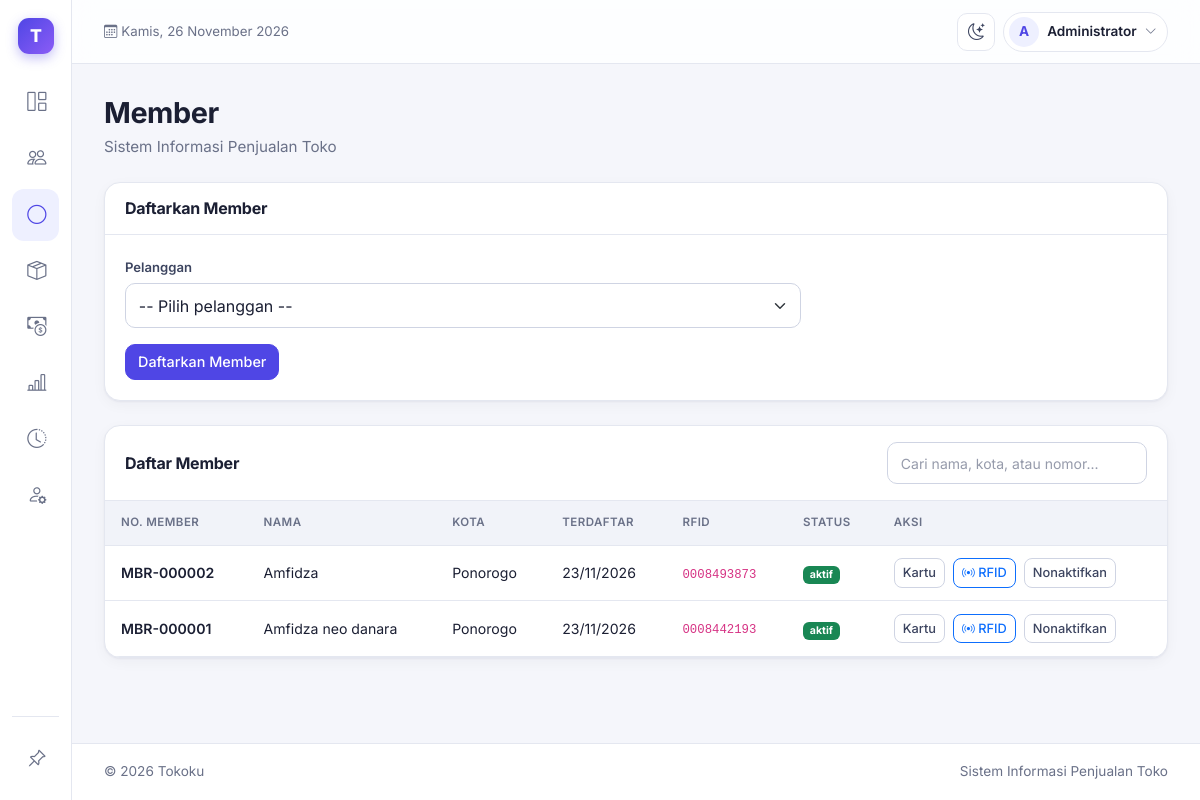
The app's page /tokoku/index.php?page=member (signed in) with its own data.
### tables this page shows
CREATE TABLE `tbl_user` (
  `id_user` int(11) NOT NULL,
  `username` varchar(30) NOT NULL,
  `password_hash` varchar(255) NOT NULL,
  `nama_lengkap` varchar(100) NOT NULL,
  `role` enum('admin','petugas','pelanggan') NOT NULL DEFAULT 'pelanggan',
  `id_pelanggan` int(11) DEFAULT NULL,
  `dibuat` timestamp NOT NULL DEFAULT current_timestamp()
);

CREATE TABLE `member` (
  `id_member` int(11) NOT NULL,
  `id_pelanggan` int(11) NOT NULL,
  `no_member` varchar(20) NOT NULL,
  `level` enum('reguler','silver','gold') DEFAULT 'reguler',
  `poin` int(11) DEFAULT 0,
  `status` enum('aktif','nonaktif') DEFAULT 'aktif',
  `tgl_daftar` datetime DEFAULT current_timestamp(),
  `rfid_uid` varchar(30) DEFAULT NULL
);

CREATE TABLE `tbl_pelanggan` (
  `id_pelanggan` int(11) NOT NULL,
  `nama_pelanggan` varchar(100) DEFAULT NULL,
  `kota` varchar(50) DEFAULT NULL
);

### tokoku/index.php (called while the page is built, shortened)
<?php
require_once __DIR__ . '/config/database.php';
require_once __DIR__ . '/includes/functions.php';
require_once __DIR__ . '/includes/auth.php';
require_login($pdo);
$user = user_login();
$pages = array_intersect_key(
    semua_halaman(),
    array_flip(izin_halaman($user['role']))
);
$page = $_GET['page'] ?? '';
$pageTitle = $pages[$page];
require_once __DIR__ . '/includes/header.php';
require __DIR__ . '/pages/' . $page . '.php';
require_once __DIR__ . '/includes/footer.php';

### tokoku/includes/functions.php (called while the page is built, shortened)
<?php
function e($value)
{
    return htmlspecialchars((string) $value, ENT_QUOTES, 'UTF-8');
}

### tokoku/includes/auth.php (called while the page is built, shortened)
<?php
function semua_halaman()
{
    return [
        'dashboard' => 'Dashboard',
        'petugas' => 'Dashboard',
        'pelanggan' => 'Pelanggan',
        'member' => 'Member',
        'produk' => 'Produk',
        'transaksi' => 'Transaksi',
        'laporan' => 'Laporan Penjualan',
        'log' => 'Log Aktivitas',
        'belanja' => 'Belanja',
        'riwayat' => 'Riwayat Belanja',
        'user' => 'Kelola User'
    ];
}
function izin_halaman($role)
{
    $izin = [
        'admin' => ['dashboard', 'pelanggan', 'member', 'produk', 'transaksi', 'laporan', 'log', 'user'],
        'petugas' => ['petugas', 'transaksi', 'member', 'laporan'],
        'pelanggan' => ['belanja', 'riwayat']
    ];
    return $izin[$role] ?? [];
}
function user_login()
{
    return $_SESSION['user'] ?? null;
}
function require_login(PDO $pdo)
{
    $id = $_SESSION['user']['id_user'] ?? 0;
    $stmt = $pdo->prepare("
        SELECT id_user, username, nama_lengkap, role, id_pelanggan
        FROM tbl_user
        WHERE id_user = ?
    ");
    $stmt->execute([$id]);
}

### tokoku/pages/member.php (the view, shortened to what this page needs)
<?php
$belumMember = $pdo->query("
    SELECT id_pelanggan, nama_pelanggan, kota
    FROM tbl_pelanggan
    WHERE id_pelanggan NOT IN (SELECT id_pelanggan FROM member)
    ORDER BY nama_pelanggan
")->fetchAll();
$data = $pdo->query("
    SELECT m.id_member, m.no_member, m.rfid_uid, m.status, m.tgl_daftar,
           p.nama_pelanggan, p.kota
    FROM member m
    JOIN tbl_pelanggan p ON p.id_pelanggan = m.id_pelanggan
    ORDER BY m.id_member DESC
")->fetchAll();
?>
<div class="content-card mb-4">
    <div class="content-card-header">
        <h5 class="fw-bold mb-0">Daftarkan Member</h5>
    </div>
    <div class="content-card-body">
        <form action="index.php?page=member" method="POST">
            <div class="row g-3">
                <div class="col-md-8">
                    <label class="form-label">Pelanggan</label>
                    <select name="id_pelanggan" class="form-select" required>
                        <option value="">-- Pilih pelanggan --</option>
                    </select>
                </div>
            </div>
            <button class="btn btn-dark mt-3" <?= $belumMember ? '' : 'disabled' ?>>
                Daftarkan Member
            </button>
        </form>
    </div>
</div>
<div class="content-card">
    <div class="content-card-header d-flex flex-wrap justify-content-between align-items-center gap-2">
        <h5 class="fw-bold mb-0">Daftar Member</h5>
        <input type="search"
               id="cari-member"
               class="form-control form-control-sm"
               style="max-width: 260px"
               placeholder="Cari nama, kota, atau nomor..."
               autocomplete="off">
    </div>
    <div class="table-responsive">
        <table class="table table-hover mb-0">
            <thead>
                <tr>
                    <th>No. Member</th>
                    <th>Nama</th>
                    <th>Kota</th>
                    <th>Terdaftar</th>
                    <th>RFID</th>
                    <th>Status</th>
                    <th>Aksi</th>
                </tr>
            </thead>
            <tbody>
                <?php foreach ($data as $row): ?>
                    <tr class="baris-member">
                        <td class="fw-semibold"><?= e($row['no_member']) ?></td>
                        <td><?= e($row['nama_pelanggan']) ?></td>
                        <td><?= e($row['kota']) ?></td>
                        <td><?= e(date('d/m/Y', strtotime($row['tgl_daftar']))) ?></td>
                        <td>
                            <?php if (!empty($row['rfid_uid'])): ?>
                                <code><?= e($row['rfid_uid']) ?></code>
                            <?php else: ?>
                                <span class="text-secondary small">Belum dipasang</span>
                            <?php endif; ?>
                        </td>
                        <td>
                            <span class="badge text-bg-<?= $row['status'] === 'aktif' ? 'success' : 'secondary' ?>">
                                <?= e($row['status']) ?>
                            </span>
                        </td>
                        <td>
                            <div class="d-flex gap-2">
                                <button type="button"
                                        class="btn btn-sm btn-outline-dark"
                                        data-bs-toggle="modal"
                                        data-bs-target="#modal-kartu"
                                        data-nama="<?= e($row['nama_pelanggan']) ?>"
                                        data-no="<?= e($row['no_member']) ?>"
                                        data-sejak="<?= e(date('d/m/Y', strtotime($row['tgl_daftar']))) ?>">
                                    Kartu
                                </button>
                                <button type="button"
                                        class="btn btn-sm btn-outline-primary"
                                        data-bs-toggle="modal"
                                        data-bs-target="#modal-rfid"
                                        data-id="<?= e($row['id_member']) ?>"
                                        data-nama="<?= e($row['nama_pelanggan']) ?>"
                                        data-uid="<?= e($row['rfid_uid'] ?? '') ?>">
                                    <i class="bi bi-broadcast"></i> RFID
                                </button>
                                <form action="index.php?page=member" method="POST">
                                    <button class="btn btn-sm btn-outline-secondary">
                                        <?= $row['status'] === 'aktif' ? 'Nonaktifkan' : 'Aktifkan' ?>
                                    </button>
                                </form>
                            </div>
                        </td>
                    </tr>
                <?php endforeach; ?>
            </tbody>
        </table>
    </div>
</div>

### tokoku/includes/header.php (shortened to what this page needs)
<?php
$ikonMenu = [
    'dashboard' => 'bi-grid-1x2',
    'petugas' => 'bi-grid-1x2',
    'pelanggan' => 'bi-people',
    'produk' => 'bi-box-seam',
    'transaksi' => 'bi-cash-coin',
    'laporan' => 'bi-bar-chart-line',
    'log' => 'bi-clock-history',
    'belanja' => 'bi-bag',
    'riwayat' => 'bi-receipt',
    'user' => 'bi-person-gear'
];
$inisial = mb_strtoupper(mb_substr(trim($user['nama_lengkap'] ?? ''), 0, 1));
$inisial = $inisial !== '' ? $inisial : '?';
$namaHari = ['Minggu', 'Senin', 'Selasa', 'Rabu', 'Kamis', 'Jumat', 'Sabtu'];
$namaBulan = [
    1 => 'Januari', 'Februari', 'Maret', 'April', 'Mei', 'Juni',
    'Juli', 'Agustus', 'September', 'Oktober', 'November', 'Desember'
];
$tanggalHariIni = $namaHari[(int) date('w')] . ', '
    . date('j') . ' ' . $namaBulan[(int) date('n')] . ' ' . date('Y');
?>
<!DOCTYPE html>
<html lang="id" data-bs-theme="light">
<head>
    <link href="https://cdn.jsdelivr.net/npm/bootstrap@5.3.3/dist/css/bootstrap.min.css" rel="stylesheet">
    <link href="https://cdn.jsdelivr.net/npm/bootstrap-icons@1.11.3/font/bootstrap-icons.min.css" rel="stylesheet">
    <link rel="stylesheet" href="assets/css/style.css">
</head>
<body data-page="<?= e($page) ?>">
<div class="app-shell">
    <aside class="sidebar" id="sidebar" aria-label="Menu utama">
        <a class="sidebar-brand" href="index.php">
            <span class="brand-icon">T</span>
        </a>
        <nav class="sidebar-nav">
            <?php foreach ($pages as $key => $label): ?>
                <a class="sidebar-link <?= $page === $key ? 'active' : '' ?>"
                   href="index.php?page=<?= e($key) ?>"
                   title="<?= e($label) ?>"
                   <?= $page === $key ? 'aria-current="page"' : '' ?>>
                    <i class="bi <?= e($ikonMenu[$key] ?? 'bi-circle') ?>"></i>
                </a>
            <?php endforeach; ?>
        </nav>
        <div class="sidebar-foot d-none d-lg-block">
            <button type="button"
                    class="sidebar-link"
                    data-sidebar-pin
                    aria-pressed="false">
                <i class="bi bi-pin-angle ikon-pin-off"></i>
            </button>
        </div>
    </aside>
    <div class="app-content">
        <header class="topbar">
            <span class="text-secondary small d-none d-lg-inline">
                <i class="bi bi-calendar3 me-1"></i><?= e($tanggalHariIni) ?>
            </span>
            <div class="ms-auto d-flex align-items-center gap-2">
                <button type="button"
                        class="btn-ikon"
                        data-tema-toggle
                        aria-label="Ganti tema"
                        title="Ganti tema">
                    <i class="bi bi-moon-stars ikon-gelap"></i>
                </button>
                <div class="dropdown">
                    <button type="button"
                            class="btn-user"
                            data-bs-toggle="dropdown"
                            aria-expanded="false"
                            aria-label="Menu akun">
                        <span class="avatar"><?= e($inisial) ?></span>
                        <span class="d-none d-sm-inline"><?= e($user['nama_lengkap']) ?></span>
                        <i class="bi bi-chevron-down small text-secondary"></i>
                    </button>
                </div>
            </div>
        </header>
        <main class="app-main">
            <div class="page-header mb-4">
                <h3 class="fw-bold mb-1"><?= e($pageTitle) ?></h3>
                <p class="text-secondary mb-0">
                    Sistem Informasi Penjualan Toko
                </p>
            </div>

### records on screen
tbl_user: nama_lengkap "A", nama_lengkap "Administrator", role "Member"
member: no_member "MBR-000002", id_pelanggan.nama_pelanggan "Amfidza", id_pelanggan.kota "Ponorogo", tgl_daftar "23/11/2026", rfid_uid "0008493873", status "aktif", shows "Nonaktifkan"
member: no_member "MBR-000001", id_pelanggan.nama_pelanggan "Amfidza neo danara", id_pelanggan.kota "Ponorogo", tgl_daftar "23/11/2026", rfid_uid "0008442193", status "aktif", shows "Nonaktifkan"
